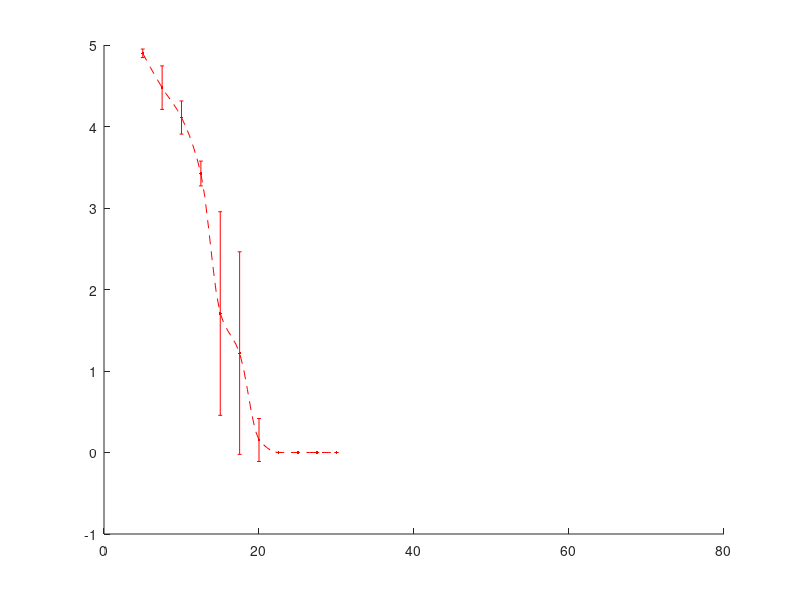

Source code (MATLAB): (Note: this script raises an error after producing the figure.)
clear all;
rng('shuffle');
number = rand;%used to differenciate the experiments
disp(['Starting experiment number ',num2str(number)]);

n = 100;
smooth_radius = 100;
m = 140;

params.improved_circ = false;
params.improved_rx = 1;%1: Qi+, 2: Qi optimal, other: regular Qi 1.0
params.version = 2;%Qi+ version
params.improved_tx = false;

params.R = [0.015;3.97];
params.miEnv = 1.256627e-06;
params.maxCurrent = 1.2594;
params.env = 'STEIN_ENV_large.mat';
params.beta = 0.225;

%params for TX/RX joint optimization
params.ttl_TX = 25;
params.ttl_RX = inf;

%involved distances
if strcmp('STEIN_ENV.mat',params.env)
    d_min = 5;
    d_max = 30;
	tTime = 1000;
	params.stepByStep = false;
else
    if strcmp('STEIN_ENV_large.mat',params.env)
        d_min = 5;
        d_max = 74.5;
        tTime = 1000;
		params.stepByStep = true;
    end
end

%reference values in V(from STEIN paper, 35g/L salty water experiment)
ref_volt = [4.93, 4.63, 3.88, 3.27, 0.00, 0.00, 0.00, 0.00, 0.00, 0.00, 0.00;
            4.93, 4.42, 4.34, 3.59, 3.26, 3.17, 0.80, 0.00, 0.00, 0.00, 0.00;
            4.93, 4.93, 4.47, 3.50, 3.52, 2.99, 0.12, 0.00, 0.00, 0.00, 0.00;
            4.77, 4.30, 3.95, 3.17, 1.77, 0.00, 0.00, 0.00, 0.00, 0.00, 0.00;
            4.91, 3.98, 3.90, 3.64, 1.68, 1.16, 0.00, 0.00, 0.00, 0.00, 0.00;
            4.92, 4.60, 4.12, 3.37, 0.00, 0.00, 0.00, 0.00, 0.00, 0.00, 0.00];
ref_mean = mean(ref_volt);
%confidence interval size, considering t-student distribution
ref_err = 2.015*std(ref_volt)/sqrt(6);
%distance of the samples (mm)
ref_dist = [5, 7.50, 10.00, 12.5, 15.0, 17.5, 20.0, 22.5, 25, 27.5, 30];

%cubic interpolation of the reference data in order to better compare it to
%the simulated data
ref_mean1 = interp1(ref_dist,ref_mean,linspace(d_min,d_max,m),'pchip');
ref_std = interp1(ref_dist,std(ref_volt),linspace(d_min,d_max,m),'pchip');

figure;
hold on;
errorbar(ref_dist,ref_mean,ref_err,'.r');
plot(linspace(d_min,d_max,m),ref_mean1,'--r');

%NO LINK INTERRUPTION
params.endProb = 0;%no random link interruption
[~, ~, ~, t_RX, CC_RX, t_W, W,~] = simulate_STEIN(params);
%converting time to distance
%TODO: incorporate d_RX to reduceSeries, because currently it only works for uniformly-spaced temporal series
d_RX = ((tTime-t_RX)*d_min + d_max*t_RX)/tTime;
%adjusting the length of the vectors 
sCC_RX = reduceSeries(CC_RX, smooth_radius, m);
%calculating the output voltage
voltage0 = params.R(2)*sCC_RX;
plot(linspace(d_min,d_max,m),voltage0,'.g');

%CONSIDERING LINK INTERRUPTION
voltage = zeros(n,m);
for i=1:n
    params.endProb = 0.0027;
    [~, ~, ~, t_RX, CC_RX, t_W, W,~] = simulate_STEIN(params);
    %converting time to distance
	d_RX = ((tTime-t_RX)*d_min + d_max*t_RX)/tTime;
	%adjusting the length of the vectors 
	sCC_RX = reduceSeries(CC_RX, smooth_radius, m);
	%calculating the output voltage
	voltage(i,:) = params.R(2)*sCC_RX;
end


if n==1
	plot(linspace(d_min,d_max,m),voltage,'b');
else
    %admit n=100. if you have Statistics Toolbox, use tinv instead of the constant
	errorbar(linspace(d_min,d_max,m),mean(voltage),1.66039*std(voltage)/sqrt(100),'b');
end
ylim([0 inf]);
title(['Exp number ',num2str(number)]);
xlabel('Distance (mm)','FontSize',14,'FontWeight','bold')
ylabel('Voltage(V)','FontSize',14,'FontWeight','bold')
legend('Real','Real (interpolation)','Simulated (no perturbations)',...
    'Simulated (with perturbations)');
set(gcf,'Position',[10,10,550,390]);

figure;
plot(t_W,W);
ylim([105000,210000]);

disp(['Finishing experiment number ',num2str(round(1000000*number))]);

%comparing the simulated data with the real (interpolated) data
%TODO

save(['experiment_',num2str(round(1000000*number)),'.mat']);

